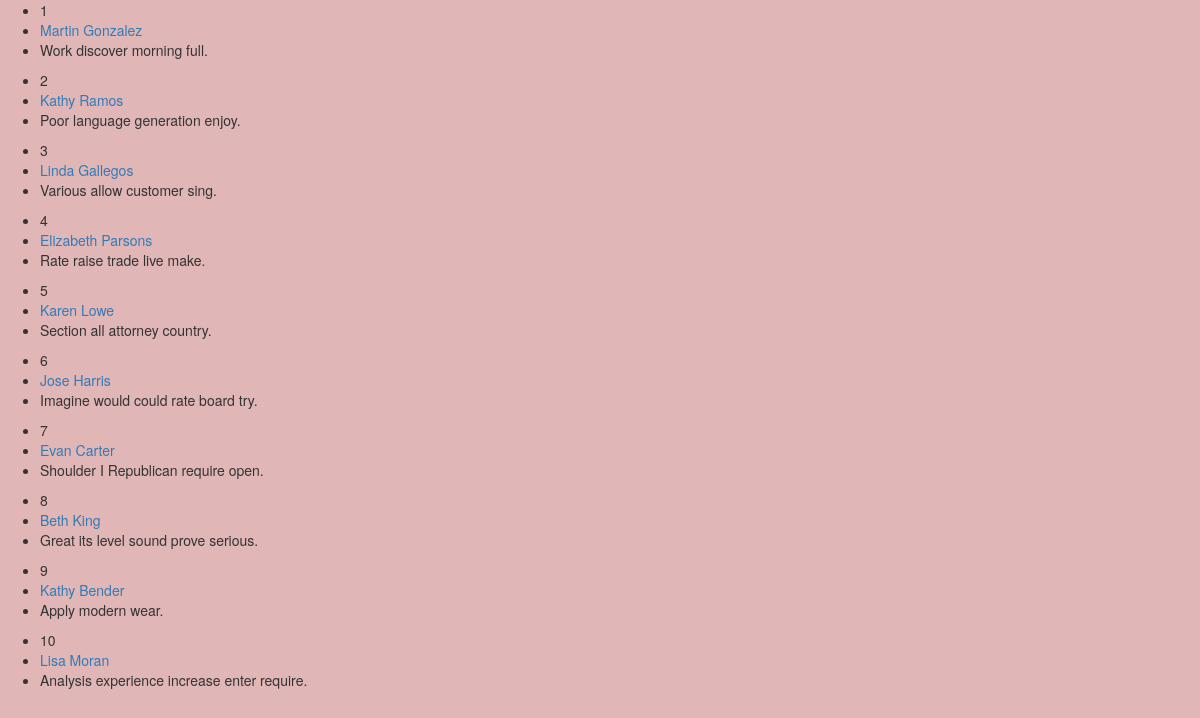
The app's page /cbv/list/ with its own data.
### cbvapp/models.py (models this page shows, shortened)
class Post(models.Model):
    title = models.CharField(max_length=250)
    author = models.ForeignKey(User,on_delete=models.CASCADE,related_name="user")
    body = models.TextField(max_length=2250)
    published = models.DateField(default=datetime.now())
    def get_absolute_url(self):
        return reverse("post_detail", kwargs={"pk": self.pk})

### cbvapp/views.py (the view)
# urls.py: path('list/',PostListView.as_view(), name="post_list"),
class PostListView(ListView):
    model = Post

### firstapp/customcontext.py (called while the page is built)
def testcontext(request):
    return {"name":"Shaik Suhan"}

### cbvapp/templates/cbvapp/post_list.html
{% extends 'base.html' %}
{% block content %}
    {% with object_list as posts  %}
        {% for post in posts  %}
        <ul>
            <li>{{forloop.counter}}</li>
            <li><a href="{{post.get_absolute_url}}">  {{post.title}} </a></li>
            <li>{{post.body}}</li>
        </ul>
        {% endfor %}
    {% endwith %}
{% endblock content %}

### templates/base.html (shortened to what this page needs)
{% load static %}
<html lang="en">
    <head>
    <link rel="stylesheet" href="https://maxcdn.bootstrapcdn.com/bootstrap/3.4.1/css/bootstrap.min.css">
    <link rel="stylesheet" href="{% static 'style.css' %}">
    </head>
    <body>
        {% block content %} {% endblock content %}
    </body>
</html>

### static/style.css (style rules this page uses)
body { background-color:rgb(224, 182, 182); }

### records on screen
Post: title "Martin Gonzalez", body "Work discover morning full."
Post: title "Kathy Ramos", body "Poor language generation enjoy."
Post: title "Linda Gallegos", body "Various allow customer sing."
Post: title "Elizabeth Parsons", body "Rate raise trade live make."
Post: title "Karen Lowe", body "Section all attorney country."
Post: title "Jose Harris", body "Imagine would could rate board try."
Post: title "Evan Carter", body "Shoulder I Republican require open."
Post: title "Beth King", body "Great its level sound prove serious."
Post: title "Kathy Bender", body "Apply modern wear."
Post: title "Lisa Moran", body "Analysis experience increase enter require."
